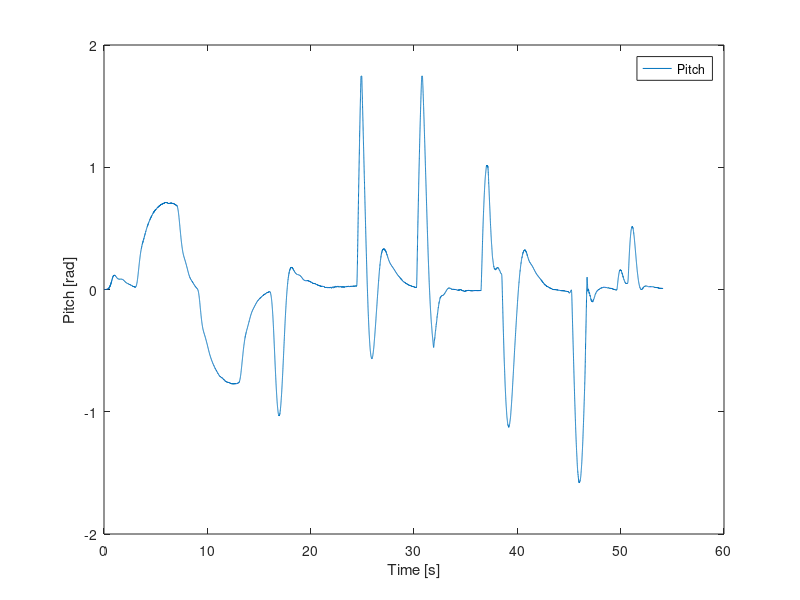

MATLAB code to generate this figure: (Note: this script raises an error after producing the figure.)
load('Presentation.mat');

figure(1);
plot(Pres(1,:),Pres(4,:));
legend('Pitch');
xlabel('Time [s]');
ylabel('Pitch [rad]');
title(['Pitch angle, pole1: ', num2str(pole1), ' pole2: ',num2str(pole2)]);
grid on;


figure(2);
plot(Pres(1,:),Pres(6,:));
legend('Elevation');
xlabel('Time [s]');
ylabel('Elevation [rad]');
title(['Elevation angle, pole1: ', num2str(pole1), ' pole2: ',num2str(pole2)]);
grid on;